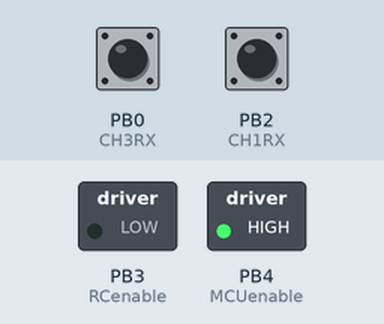
The program below on a simulated ATtiny13, built with avr-gcc and emulated at 9.6 MHz. Shown: switched loads named in the program (green lamp = pin HIGH). The inputs (shaded band) are chosen by the test bench; at power-on: PB0 (CH3RX) HIGH, PB2 (CH1RX) HIGH.

Above: at 0.1 s.
Timing chart, 0 to 1.6 s (numbered marks = the images above):
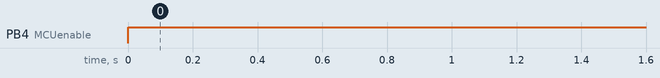

Measured:
- by itself, PB4 (MCUenable): LOW → HIGH at 0.00 s

The program:

main.c
```c
/*
 * main.c
 *
 * This firmware runs an RC multiplexer that switches between autonomous and manual control of a robot.
 * A timeout value is subtracted every ~10us. If an RC signal is present, this timeout is reset and Manual
 * Mode is selected. When no RC signal is present for the duration of the timeout period, Autonomous Mode
 * is selected.
 *
 *  Created on: Jul 12, 2013
 *      Author: mes
 */

#include <avr/io.h>
#include <avr/interrupt.h>
#include <util/delay.h>

/*************** DEFINITIONS ****************/

#define CH1RX       PB2
#define CH1INT      PCINT2
#define CH3RX       PB0
#define CH3INT      PCINT0

#define MINPERIOD   5000L
#define MAXPERIOD   50000L
#define MINONTIME   300L
#define MAXONTIME   3000L

#define MCUenable   PB4
#define RCenable    PB3

#define VALIDCNT    3			// number of valid signals required to go manual
#define DT          100			// delta time for ticks, usec
#define TIMEOUT     60000L			// timeout in microseconds

/************* GLOBAL VARIABLES **************/

// CH1
uint8_t inactive1=VALIDCNT;			// RX signal active pulse counter,
long ontime1;  					// measure length of signal on time
long offtime1; 					// measure length of signal off time
uint8_t history1;				// history of pin states

// CH3
uint8_t inactive3=VALIDCNT;			// RX signal active pulse counter
long ontime3;  					// measure length of signal on time
long offtime3; 					// measure length of signal off time
uint8_t history3;				// history of pin states

/****************** CODE *********************/

int main() {
	// setup pins for output
	// This is in the main routine instead of a function to save a few bytes of flash
	DDRB = (1<<MCUenable)|(1<<RCenable);

	// Setup timer to keep track of timing of signal
	// This is in the main routine instead of a function to save a few bytes of flash
	//
	TCCR0A = (1<<WGM01);			// CTC mode
	TCCR0B = (0<<CS02)|(1<<CS01)|(0<<CS00); // clk/8, 9.6MHz -> 1.2MHz
	OCR0A = 111; 				// 1.2MHz / 120 -> 10kHz, 100usec
	TIMSK0 = (1<<OCIE0A);			// Enable output compare A interrupt

	/* Ready to receive interrupts, now */
	sei();

	while (1);
}


/**
 * Timer interrupt handler, fires periodically, counts on time, off time, and manages signal timeout
 */
ISR(TIM0_COMPA_vect) {

	// Count on time and off time for CH1
	history1 <<= 1;
	if ((PINB & (1<<CH1RX)) == 0) {
		offtime1 += DT;  // track off time
		// Does the signal off time exceeds the timeout?
		if (offtime1 > TIMEOUT) {
			inactive1 = VALIDCNT;
		}
	} else {
		ontime1 += DT;   // track on time
		history1 |= 1;
	}

	long p;
	// Positive edge
	if (history1 == 0b00000001) {
		p = ontime1+offtime1;
		if (inactive1 && p > MINPERIOD && p < MAXPERIOD && ontime1 > MINONTIME && ontime1 < MAXONTIME) {
			// Enable RC if CH1 active but CH3 inactive
			if ((--inactive1 == 0) && inactive3) {
				PORTB = (1<<RCenable);
			}
		}
		ontime1 = 0;
	}
	// Negative edge
	if (history1 == 0b11111110) {
		offtime1 = 0;
	}

	// Count on time and off time for CH3
	history3 <<= 1;
	if ((PINB & (1<<CH3RX)) == 0) {
		offtime3 += DT;  // track off time
		// Does the signal off time exceeds the timeout?
		if (offtime3 > TIMEOUT) {
			inactive3 = VALIDCNT;
		}
	} else {
		ontime3 += DT;   // track on time
		history3 |= 1;
	}

	// Positive edge
	if (history3 == 0b00000001) {
		p = ontime3+offtime3;
		if (inactive3 && p > MINPERIOD && p < MAXPERIOD && ontime3 > MINONTIME && ontime3 < MAXONTIME) {
			--inactive3; // using a single variable to conserve program memory
		}
		// Enable RC if CH3 active and CH3 on time > 1.5ms, else disable RC
		if (!inactive3) {
			if (ontime3 > 1500) {
				PORTB = (1<<RCenable);
			} else {
				PORTB = (1<<MCUenable);
			}
		}
		ontime3 = offtime3 = 0;
	}
	// Negative edge
	if (history3 == 0b11111110) {
		offtime3 = 0;
	}

	// If both CH1 and CH3 have timed out, disable RC
	if (inactive1 && inactive3) {
		PORTB = (1<<MCUenable);
	}
}
```
